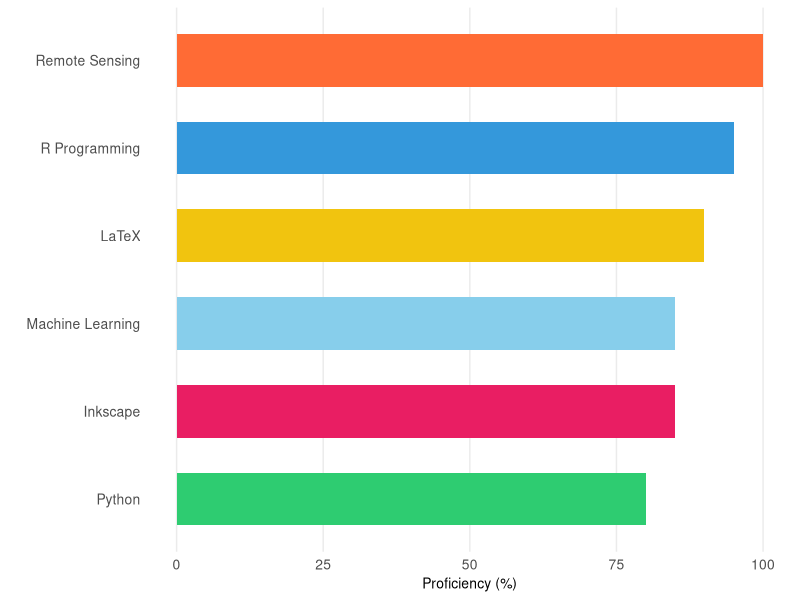

R code for this plot:
## ---- chunk 1
#| echo: false
#| message: false
#| warning: false

library(ggplot2)
library(dplyr)

# Skills data
skills <- data.frame(
  skill = c("Remote Sensing", "R Programming", "LaTeX", "Inkscape", "Machine Learning", "Python"),
  percentage = c(100, 95, 90, 85, 85, 80),
  color = c("#ff6b35", "#3498db", "#f1c40f", "#e91e63", "#87ceeb", "#2ecc71")
)

# Create a simple bar chart
ggplot(skills, aes(x = reorder(skill, percentage), y = percentage, fill = color)) +
  geom_col(width = 0.6) +
  scale_fill_identity() +
  coord_flip() +
  labs(
    x = "",
    y = "Proficiency (%)"
  ) +
  theme_minimal() +
  theme(
    axis.text = element_text(size = 10),
    axis.title = element_text(size = 10),
    panel.grid.minor = element_blank(),
    panel.grid.major.y = element_blank(),
    plot.background = element_rect(fill = "white", color = NA),
    panel.background = element_rect(fill = "white", color = NA)
  ) +
  scale_y_continuous(limits = c(0, 100), breaks = seq(0, 100, 25))
